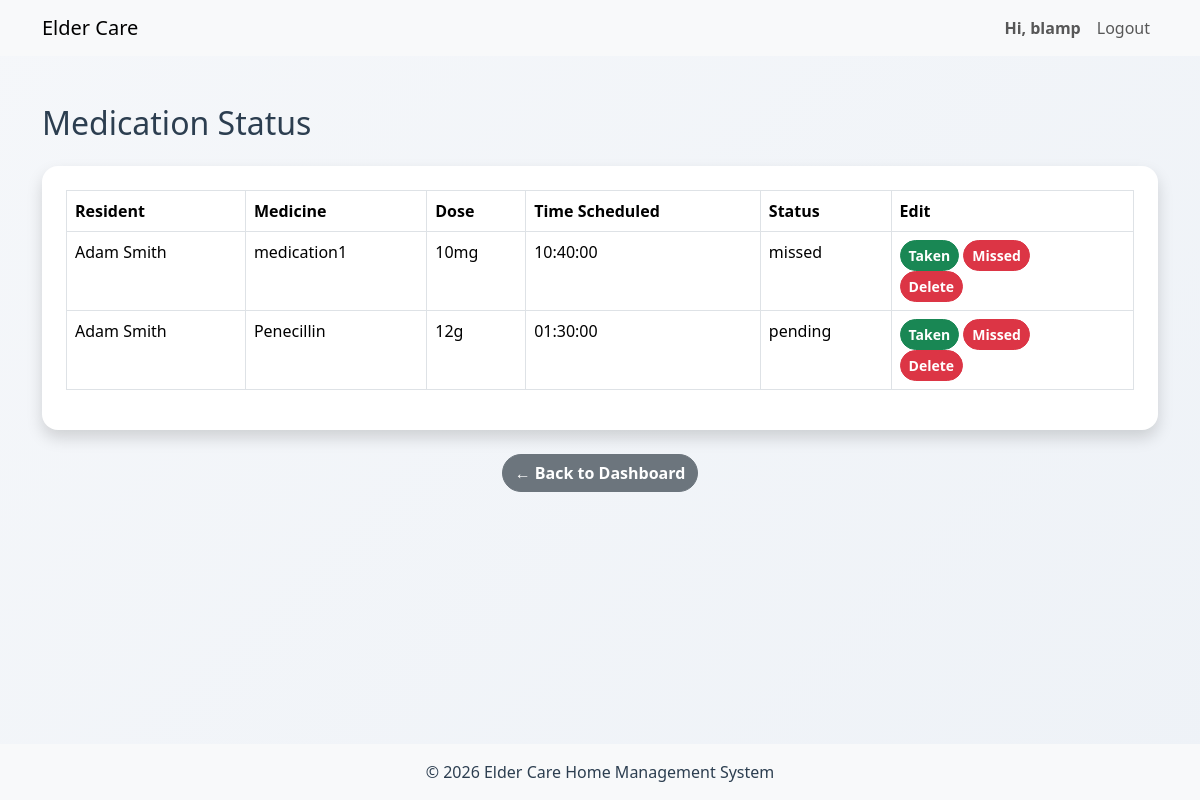
The app's page /caregivers/medication_status.php (signed in) with its own data.
### tables this page shows
CREATE TABLE `medication_entry` (
  `entryID` int(10) UNSIGNED NOT NULL,
  `medID` int(10) UNSIGNED NOT NULL,
  `reportID` int(10) UNSIGNED NOT NULL,
  `status` enum('delayed','pending','missed','taken') NOT NULL DEFAULT 'pending',
  `timeTaken` time DEFAULT NULL,
  `date` date NOT NULL DEFAULT current_timestamp()
);

CREATE TABLE `resident` (
  `residentSIN` varchar(9) NOT NULL,
  `user_id` int(11) NOT NULL,
  `DoB` date DEFAULT NULL,
  `phone` varchar(15) DEFAULT NULL,
  `profilePhoto` text DEFAULT NULL,
  `ECname` text DEFAULT NULL,
  `ECphone` varchar(15) DEFAULT NULL,
  `ECemail` text DEFAULT NULL,
  `fname` varchar(50) DEFAULT NULL,
  `lname` varchar(50) DEFAULT NULL
);

CREATE TABLE `medication` (
  `medID` int(10) UNSIGNED NOT NULL,
  `residentSIN` varchar(9) NOT NULL,
  `empID` int(10) UNSIGNED NOT NULL,
  `medName` varchar(100) NOT NULL,
  `dose` varchar(50) NOT NULL,
  `timeScheduled` time NOT NULL,
  `dateCreated` datetime NOT NULL DEFAULT current_timestamp()
);

### caregivers/medication_status.php (the view, shortened to what this page needs)
<?php
include '../includes/header.php';
require_once '../includes/db_connection.php';
$today = date('Y-m-d');
$stmt = $conn->prepare("SELECT empID FROM caregiver WHERE user_id = ?");
$stmt->execute([$_SESSION['user_id']]);
$cgRow = $stmt->fetch();
$empID = $cgRow['empID'];
$stmt = $conn->prepare("SELECT m.residentSIN as rSIN, m.medName, m.timeScheduled,
                            r.fname, r.lname, m.dose, me.entryID, me.status, m.medID
                        FROM medication_entry me
                        LEFT JOIN medication m ON me.medID = m.medID
                        JOIN assignment a ON m.residentSIN = a.residentSIN
                        JOIN resident r ON a.residentSIN = r.residentSIN
                        WHERE a.empID = ? AND me.date = ?");
$stmt->execute([$empID, $today]);
$rmeds = $stmt->fetchAll();
?>
<div class="container mt-5">
<h2 class="mb-4">Medication Status</h2>
<div class="card shadow p-4">
<table class="table table-bordered">
<thead>
<tr>
    <th>Resident</th>
    <th>Medicine</th>
    <th>Dose</th>
    <th>Time Scheduled</th>
    <th>Status</th>
    <th>Edit</th>
</tr>
</thead>
<tbody>
<?php foreach ($rmeds as $r): ?>
            <tr class="">
                <td><?= htmlspecialchars($r['fname'] . ' ' . $r['lname']) ?></td>
                <td><?= htmlspecialchars($r['medName']) ?></td>
                <td><?= htmlspecialchars($r['dose']) ?></td>
                <td><?= htmlspecialchars($r['timeScheduled']) ?></td>
                <td><?= htmlspecialchars($r['status']) ?></td>
                <td>
                <form method="POST">
                    <button type="submit" name="mark" value="mark_taken"
                                class="btn btn-sm btn-success">
                            Taken
                    </button>
                    <button type="submit" name="mark" value="mark_missed"
                                class="btn btn-sm btn-danger">
                            Missed
                    </button>
                </form>
                <form method="POST">
                    <button type="submit" name="delete" value="delete"
                            class="btn btn-sm btn-danger">
                        Delete
                    </button>
                </form>
                </td>
            </tr>
<?php endforeach; ?>
</tbody>
</table>
</div>
<div class="text-center mt-4">
    <a href="dashboard.php" class="btn btn-secondary">← Back to Dashboard</a>
</div>
</div>
<?php include '../includes/footer.php'; ?>

### assets/css/global.css (style rules this page uses)
body { background: linear-gradient(135deg, #f5f7fa, #eef2f7); font-family: "Segoe UI", Tahoma, sans-serif; color: #2c3e50; }
* { transition: all 0.2s ease; }
.card { border: none; border-radius: 16px; box-shadow: 0 10px 25px rgba(0, 0, 0, 0.06); }
.btn { border-radius: 25px !important; font-weight: 600; }

### records on screen
medication_entry: resident.fname+lname "Adam Smith", medID.medName "medication1", medID.dose "10mg", medID.timeScheduled "10:40:00", status "missed"
medication_entry: resident.fname+lname "Adam Smith", medID.medName "Penecillin", medID.dose "12g", medID.timeScheduled "01:30:00", status "pending"

### other values on screen
$username "blamp"
